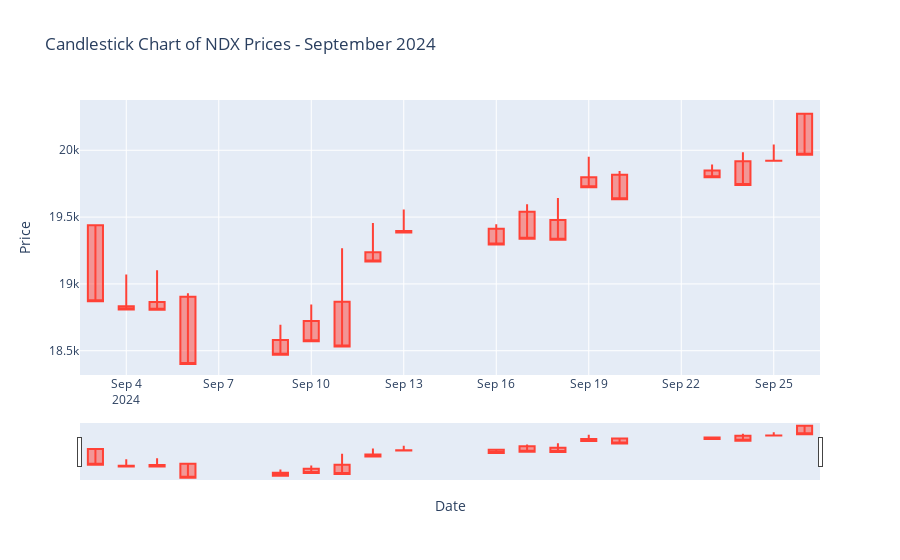

Source (notebook cell):
### Markdown cell above
If we want to take a look closely at a specific time frame, we can use `.loc()` to filter the index (which in our case is the date) and then repeat the steps above.

### Code cell
s_date = '2024-09-01'
e_date = '2024-09-30'

# Filter DataFrame for September 2024
september_data = ndx.loc[(ndx.index >= s_date) & (ndx.index <= e_date)]

# Create candlestick chart for March 2020
fig = go.Figure(data=[go.Candlestick(x=september_data.index,
                open=september_data['Open'],
                high=september_data['High'],
                low=september_data['Low'],
                close=september_data['Close'])])

fig.update_layout(title='Candlestick Chart of NDX Prices - September 2024',
                  xaxis_title='Date',
                  yaxis_title='Price')

fig.show()

### Figure 1 — Plotly figure (JSON) as saved in the notebook; plotly's stock layout.template omitted (floating-point values rounded to 4 significant figures)
{"data": [{"close": [19970.0, 19920.0, 19740.0, 19800.0, 19630.0, 19720.0, 19330.0, 19340.0, 19290.0, 19380.0, 19170.0, 18530.0, 18570.0, 18470.0, 18400.0, 18810.0, 18810.0, 18870.0], "high": [20120.0, 19970.0, 19940.0, 19850.0, 19790.0, 19840.0, 19340.0, 19430.0, 19420.0, 19510.0, 19420.0, 19240.0, 18830.0, 18660.0, 18420.0, 18930.0, 18920.0, 18960.0], "low": [20270.0, 20040.0, 19980.0, 19890.0, 19850.0, 19950.0, 19640.0, 19600.0, 19450.0, 19560.0, 19460.0, 19270.0, 18850.0, 18690.0, 18930.0, 19100.0, 19070.0, 19440.0], "open": [20270.0, 19920.0, 19920.0, 19850.0, 19820.0, 19800.0, 19480.0, 19540.0, 19410.0, 19400.0, 19240.0, 18866, 18720.0, 18580.0, 18900.0, 18860.0, 18830.0, 19440.0], "type": "candlestick", "x": ["2024-09-26T00:00:00", "2024-09-25T00:00:00", "2024-09-24T00:00:00", "2024-09-23T00:00:00", "2024-09-20T00:00:00", "2024-09-19T00:00:00", "2024-09-18T00:00:00", "2024-09-17T00:00:00", "2024-09-16T00:00:00", "2024-09-13T00:00:00", "2024-09-12T00:00:00", "2024-09-11T00:00:00", "2024-09-10T00:00:00", "2024-09-09T00:00:00", "2024-09-06T00:00:00", "2024-09-05T00:00:00", "2024-09-04T00:00:00", "2024-09-03T00:00:00"]}], "layout": {"title": {"text": "Candlestick Chart of NDX Prices - September 2024"}, "xaxis": {"title": {"text": "Date"}}, "yaxis": {"title": {"text": "Price"}}}}
